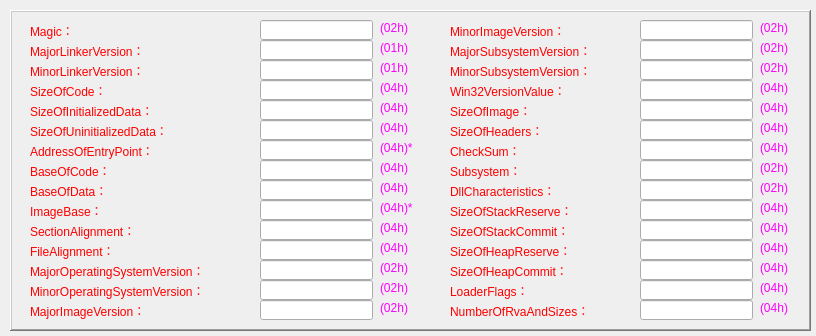
<?xml version="1.0" encoding="UTF-8"?>
<ui version="4.0">
 <class>QOptionalHeader</class>
 <widget class="QWidget" name="QOptionalHeader">
  <property name="geometry">
   <rect>
    <x>0</x>
    <y>0</y>
    <width>816</width>
    <height>336</height>
   </rect>
  </property>
  <property name="windowTitle">
   <string>[ IMAGE_OPTIONAL_HEADER (可选映像头) ]</string>
  </property>
  <widget class="QFrame" name="frame">
   <property name="geometry">
    <rect>
     <x>10</x>
     <y>10</y>
     <width>801</width>
     <height>321</height>
    </rect>
   </property>
   <property name="frameShape">
    <enum>QFrame::WinPanel</enum>
   </property>
   <property name="frameShadow">
    <enum>QFrame::Raised</enum>
   </property>
   <widget class="QLabel" name="label_60">
    <property name="geometry">
     <rect>
      <x>440</x>
      <y>30</y>
      <width>181</width>
      <height>21</height>
     </rect>
    </property>
    <property name="styleSheet">
     <string notr="true">color: rgb(255, 0, 0);
;
font: 12pt &quot;Roboto&quot;;</string>
    </property>
    <property name="text">
     <string>MajorSubsystemVersion：</string>
    </property>
   </widget>
   <widget class="QLabel" name="label_8">
    <property name="geometry">
     <rect>
      <x>20</x>
      <y>50</y>
      <width>141</width>
      <height>21</height>
     </rect>
    </property>
    <property name="styleSheet">
     <string notr="true">color: rgb(255, 0, 0);
;
font: 12pt &quot;Roboto&quot;;</string>
    </property>
    <property name="text">
     <string>MinorLinkerVersion：</string>
    </property>
   </widget>
   <widget class="QLineEdit" name="LoaderFlags">
    <property name="geometry">
     <rect>
      <x>630</x>
      <y>270</y>
      <width>113</width>
      <height>20</height>
     </rect>
    </property>
    <property name="readOnly">
     <bool>true</bool>
    </property>
   </widget>
   <widget class="QLabel" name="label_51">
    <property name="geometry">
     <rect>
      <x>440</x>
      <y>150</y>
      <width>101</width>
      <height>21</height>
     </rect>
    </property>
    <property name="styleSheet">
     <string notr="true">color: rgb(255, 0, 0);
;
font: 12pt &quot;Roboto&quot;;</string>
    </property>
    <property name="text">
     <string>Subsystem：</string>
    </property>
   </widget>
   <widget class="QLabel" name="label_26">
    <property name="geometry">
     <rect>
      <x>20</x>
      <y>290</y>
      <width>151</width>
      <height>21</height>
     </rect>
    </property>
    <property name="styleSheet">
     <string notr="true">color: rgb(255, 0, 0);
;
font: 12pt &quot;Roboto&quot;;</string>
    </property>
    <property name="text">
     <string>MajorImageVersion：</string>
    </property>
   </widget>
   <widget class="QLineEdit" name="FileAlignment">
    <property name="geometry">
     <rect>
      <x>250</x>
      <y>230</y>
      <width>113</width>
      <height>20</height>
     </rect>
    </property>
    <property name="readOnly">
     <bool>true</bool>
    </property>
   </widget>
   <widget class="QLabel" name="label_57">
    <property name="geometry">
     <rect>
      <x>440</x>
      <y>290</y>
      <width>171</width>
      <height>21</height>
     </rect>
    </property>
    <property name="styleSheet">
     <string notr="true">color: rgb(255, 0, 0);
;
font: 12pt &quot;Roboto&quot;;</string>
    </property>
    <property name="text">
     <string>NumberOfRvaAndSizes：</string>
    </property>
   </widget>
   <widget class="QLabel" name="label_12">
    <property name="geometry">
     <rect>
      <x>370</x>
      <y>150</y>
      <width>41</width>
      <height>16</height>
     </rect>
    </property>
    <property name="styleSheet">
     <string notr="true">font: 12pt &quot;Roboto&quot;;
color: rgb(255, 0, 255);</string>
    </property>
    <property name="text">
     <string>(04h)</string>
    </property>
   </widget>
   <widget class="QLabel" name="label_34">
    <property name="geometry">
     <rect>
      <x>440</x>
      <y>90</y>
      <width>101</width>
      <height>21</height>
     </rect>
    </property>
    <property name="styleSheet">
     <string notr="true">color: rgb(255, 0, 0);
;
font: 12pt &quot;Roboto&quot;;</string>
    </property>
    <property name="text">
     <string>SizeOfImage：</string>
    </property>
   </widget>
   <widget class="QLabel" name="label_17">
    <property name="geometry">
     <rect>
      <x>370</x>
      <y>170</y>
      <width>41</width>
      <height>16</height>
     </rect>
    </property>
    <property name="styleSheet">
     <string notr="true">font: 12pt &quot;Roboto&quot;;
color: rgb(255, 0, 255);</string>
    </property>
    <property name="text">
     <string>(04h)</string>
    </property>
   </widget>
   <widget class="QLabel" name="label_16">
    <property name="geometry">
     <rect>
      <x>20</x>
      <y>110</y>
      <width>181</width>
      <height>21</height>
     </rect>
    </property>
    <property name="styleSheet">
     <string notr="true">color: rgb(255, 0, 0);
;
font: 12pt &quot;Roboto&quot;;</string>
    </property>
    <property name="text">
     <string>SizeOfUninitializedData：</string>
    </property>
   </widget>
   <widget class="QLabel" name="label">
    <property name="geometry">
     <rect>
      <x>20</x>
      <y>10</y>
      <width>61</width>
      <height>21</height>
     </rect>
    </property>
    <property name="styleSheet">
     <string notr="true">color: rgb(255, 0, 0);
;
font: 12pt &quot;Roboto&quot;;</string>
    </property>
    <property name="text">
     <string>Magic：</string>
    </property>
   </widget>
   <widget class="QLineEdit" name="Subsystem">
    <property name="geometry">
     <rect>
      <x>630</x>
      <y>150</y>
      <width>113</width>
      <height>20</height>
     </rect>
    </property>
    <property name="readOnly">
     <bool>true</bool>
    </property>
   </widget>
   <widget class="QLabel" name="label_54">
    <property name="geometry">
     <rect>
      <x>440</x>
      <y>210</y>
      <width>151</width>
      <height>21</height>
     </rect>
    </property>
    <property name="styleSheet">
     <string notr="true">color: rgb(255, 0, 0);
;
font: 12pt &quot;Roboto&quot;;</string>
    </property>
    <property name="text">
     <string>SizeOfStackCommit：</string>
    </property>
   </widget>
   <widget class="QLineEdit" name="SizeOfCode">
    <property name="geometry">
     <rect>
      <x>250</x>
      <y>70</y>
      <width>113</width>
      <height>20</height>
     </rect>
    </property>
    <property name="readOnly">
     <bool>true</bool>
    </property>
   </widget>
   <widget class="QLineEdit" name="SizeOfStackReserve">
    <property name="geometry">
     <rect>
      <x>630</x>
      <y>190</y>
      <width>113</width>
      <height>20</height>
     </rect>
    </property>
    <property name="readOnly">
     <bool>true</bool>
    </property>
   </widget>
   <widget class="QLabel" name="label_33">
    <property name="geometry">
     <rect>
      <x>440</x>
      <y>110</y>
      <width>181</width>
      <height>21</height>
     </rect>
    </property>
    <property name="styleSheet">
     <string notr="true">color: rgb(255, 0, 0);
;
font: 12pt &quot;Roboto&quot;;</string>
    </property>
    <property name="text">
     <string>SizeOfHeaders：</string>
    </property>
   </widget>
   <widget class="QLabel" name="label_21">
    <property name="geometry">
     <rect>
      <x>370</x>
      <y>250</y>
      <width>41</width>
      <height>16</height>
     </rect>
    </property>
    <property name="styleSheet">
     <string notr="true">font: 12pt &quot;Roboto&quot;;
color: rgb(255, 0, 255);</string>
    </property>
    <property name="text">
     <string>(02h)</string>
    </property>
   </widget>
   <widget class="QLineEdit" name="MajorImageVersion">
    <property name="geometry">
     <rect>
      <x>250</x>
      <y>290</y>
      <width>113</width>
      <height>20</height>
     </rect>
    </property>
    <property name="readOnly">
     <bool>true</bool>
    </property>
   </widget>
   <widget class="QLineEdit" name="CheckSum">
    <property name="geometry">
     <rect>
      <x>630</x>
      <y>130</y>
      <width>113</width>
      <height>20</height>
     </rect>
    </property>
    <property name="readOnly">
     <bool>true</bool>
    </property>
   </widget>
   <widget class="QLineEdit" name="MinorSubsystemVersion">
    <property name="geometry">
     <rect>
      <x>630</x>
      <y>50</y>
      <width>113</width>
      <height>20</height>
     </rect>
    </property>
    <property name="readOnly">
     <bool>true</bool>
    </property>
   </widget>
   <widget class="QLabel" name="label_47">
    <property name="geometry">
     <rect>
      <x>750</x>
      <y>150</y>
      <width>41</width>
      <height>16</height>
     </rect>
    </property>
    <property name="styleSheet">
     <string notr="true">font: 12pt &quot;Roboto&quot;;
color: rgb(255, 0, 255);</string>
    </property>
    <property name="text">
     <string>(02h)</string>
    </property>
   </widget>
   <widget class="QLineEdit" name="MinorImageVersion">
    <property name="geometry">
     <rect>
      <x>630</x>
      <y>10</y>
      <width>113</width>
      <height>20</height>
     </rect>
    </property>
    <property name="readOnly">
     <bool>true</bool>
    </property>
   </widget>
   <widget class="QLineEdit" name="MajorLinkerVersion">
    <property name="geometry">
     <rect>
      <x>250</x>
      <y>30</y>
      <width>113</width>
      <height>20</height>
     </rect>
    </property>
    <property name="readOnly">
     <bool>true</bool>
    </property>
   </widget>
   <widget class="QLineEdit" name="BaseOfCode">
    <property name="geometry">
     <rect>
      <x>250</x>
      <y>150</y>
      <width>113</width>
      <height>20</height>
     </rect>
    </property>
    <property name="readOnly">
     <bool>true</bool>
    </property>
   </widget>
   <widget class="QLabel" name="label_59">
    <property name="geometry">
     <rect>
      <x>750</x>
      <y>170</y>
      <width>41</width>
      <height>16</height>
     </rect>
    </property>
    <property name="styleSheet">
     <string notr="true">font: 12pt &quot;Roboto&quot;;
color: rgb(255, 0, 255);</string>
    </property>
    <property name="text">
     <string>(02h)</string>
    </property>
   </widget>
   <widget class="QLineEdit" name="SectionAlignment">
    <property name="geometry">
     <rect>
      <x>250</x>
      <y>210</y>
      <width>113</width>
      <height>20</height>
     </rect>
    </property>
    <property name="readOnly">
     <bool>true</bool>
    </property>
   </widget>
   <widget class="QLabel" name="label_23">
    <property name="geometry">
     <rect>
      <x>20</x>
      <y>170</y>
      <width>101</width>
      <height>21</height>
     </rect>
    </property>
    <property name="styleSheet">
     <string notr="true">color: rgb(255, 0, 0);
;
font: 12pt &quot;Roboto&quot;;</string>
    </property>
    <property name="text">
     <string>BaseOfData：</string>
    </property>
   </widget>
   <widget class="QLabel" name="label_39">
    <property name="geometry">
     <rect>
      <x>750</x>
      <y>30</y>
      <width>41</width>
      <height>16</height>
     </rect>
    </property>
    <property name="styleSheet">
     <string notr="true">font: 12pt &quot;Roboto&quot;;
color: rgb(255, 0, 255);</string>
    </property>
    <property name="text">
     <string>(02h)</string>
    </property>
   </widget>
   <widget class="QLineEdit" name="SizeOfInitializedData">
    <property name="geometry">
     <rect>
      <x>250</x>
      <y>90</y>
      <width>113</width>
      <height>20</height>
     </rect>
    </property>
    <property name="readOnly">
     <bool>true</bool>
    </property>
   </widget>
   <widget class="QLineEdit" name="SizeOfImage">
    <property name="geometry">
     <rect>
      <x>630</x>
      <y>90</y>
      <width>113</width>
      <height>20</height>
     </rect>
    </property>
    <property name="readOnly">
     <bool>true</bool>
    </property>
   </widget>
   <widget class="QLabel" name="label_25">
    <property name="geometry">
     <rect>
      <x>370</x>
      <y>290</y>
      <width>41</width>
      <height>16</height>
     </rect>
    </property>
    <property name="styleSheet">
     <string notr="true">font: 12pt &quot;Roboto&quot;;
color: rgb(255, 0, 255);</string>
    </property>
    <property name="text">
     <string>(02h)</string>
    </property>
   </widget>
   <widget class="QLabel" name="label_3">
    <property name="geometry">
     <rect>
      <x>370</x>
      <y>30</y>
      <width>41</width>
      <height>16</height>
     </rect>
    </property>
    <property name="styleSheet">
     <string notr="true">font: 12pt &quot;Roboto&quot;;
color: rgb(255, 0, 255);</string>
    </property>
    <property name="text">
     <string>(01h)</string>
    </property>
   </widget>
   <widget class="QLabel" name="label_37">
    <property name="geometry">
     <rect>
      <x>750</x>
      <y>290</y>
      <width>41</width>
      <height>16</height>
     </rect>
    </property>
    <property name="styleSheet">
     <string notr="true">font: 12pt &quot;Roboto&quot;;
color: rgb(255, 0, 255);</string>
    </property>
    <property name="text">
     <string>(04h)</string>
    </property>
   </widget>
   <widget class="QLabel" name="label_4">
    <property name="geometry">
     <rect>
      <x>20</x>
      <y>30</y>
      <width>141</width>
      <height>21</height>
     </rect>
    </property>
    <property name="styleSheet">
     <string notr="true">color: rgb(255, 0, 0);
;
font: 12pt &quot;Roboto&quot;;</string>
    </property>
    <property name="text">
     <string>MajorLinkerVersion：</string>
    </property>
   </widget>
   <widget class="QLabel" name="label_11">
    <property name="geometry">
     <rect>
      <x>370</x>
      <y>90</y>
      <width>41</width>
      <height>16</height>
     </rect>
    </property>
    <property name="styleSheet">
     <string notr="true">font: 12pt &quot;Roboto&quot;;
color: rgb(255, 0, 255);</string>
    </property>
    <property name="text">
     <string>(04h)</string>
    </property>
   </widget>
   <widget class="QLineEdit" name="SizeOfHeaders">
    <property name="geometry">
     <rect>
      <x>630</x>
      <y>110</y>
      <width>113</width>
      <height>20</height>
     </rect>
    </property>
    <property name="readOnly">
     <bool>true</bool>
    </property>
   </widget>
   <widget class="QLabel" name="label_5">
    <property name="geometry">
     <rect>
      <x>20</x>
      <y>70</y>
      <width>101</width>
      <height>21</height>
     </rect>
    </property>
    <property name="styleSheet">
     <string notr="true">color: rgb(255, 0, 0);
;
font: 12pt &quot;Roboto&quot;;</string>
    </property>
    <property name="text">
     <string>SizeOfCode：</string>
    </property>
   </widget>
   <widget class="QLabel" name="label_9">
    <property name="geometry">
     <rect>
      <x>20</x>
      <y>130</y>
      <width>161</width>
      <height>21</height>
     </rect>
    </property>
    <property name="styleSheet">
     <string notr="true">color: rgb(255, 0, 0);
;
font: 12pt &quot;Roboto&quot;;</string>
    </property>
    <property name="text">
     <string>AddressOfEntryPoint：</string>
    </property>
   </widget>
   <widget class="QLabel" name="label_28">
    <property name="geometry">
     <rect>
      <x>20</x>
      <y>190</y>
      <width>101</width>
      <height>21</height>
     </rect>
    </property>
    <property name="styleSheet">
     <string notr="true">color: rgb(255, 0, 0);
;
font: 12pt &quot;Roboto&quot;;</string>
    </property>
    <property name="text">
     <string>ImageBase：</string>
    </property>
   </widget>
   <widget class="QLabel" name="label_10">
    <property name="geometry">
     <rect>
      <x>370</x>
      <y>110</y>
      <width>41</width>
      <height>16</height>
     </rect>
    </property>
    <property name="styleSheet">
     <string notr="true">font: 12pt &quot;Roboto&quot;;
color: rgb(255, 0, 255);</string>
    </property>
    <property name="text">
     <string>(04h)</string>
    </property>
   </widget>
   <widget class="QLabel" name="label_24">
    <property name="geometry">
     <rect>
      <x>370</x>
      <y>190</y>
      <width>51</width>
      <height>16</height>
     </rect>
    </property>
    <property name="styleSheet">
     <string notr="true">font: 12pt &quot;Roboto&quot;;
color: rgb(255, 0, 255);</string>
    </property>
    <property name="text">
     <string>(04h)*</string>
    </property>
   </widget>
   <widget class="QLabel" name="label_14">
    <property name="geometry">
     <rect>
      <x>370</x>
      <y>130</y>
      <width>51</width>
      <height>16</height>
     </rect>
    </property>
    <property name="styleSheet">
     <string notr="true">font: 12pt &quot;Roboto&quot;;
color: rgb(255, 0, 255);</string>
    </property>
    <property name="text">
     <string>(04h)*</string>
    </property>
   </widget>
   <widget class="QLabel" name="label_53">
    <property name="geometry">
     <rect>
      <x>750</x>
      <y>190</y>
      <width>41</width>
      <height>16</height>
     </rect>
    </property>
    <property name="styleSheet">
     <string notr="true">font: 12pt &quot;Roboto&quot;;
color: rgb(255, 0, 255);</string>
    </property>
    <property name="text">
     <string>(04h)</string>
    </property>
   </widget>
   <widget class="QLineEdit" name="SizeOfHeapCommit">
    <property name="geometry">
     <rect>
      <x>630</x>
      <y>250</y>
      <width>113</width>
      <height>20</height>
     </rect>
    </property>
    <property name="readOnly">
     <bool>true</bool>
    </property>
   </widget>
   <widget class="QLabel" name="label_38">
    <property name="geometry">
     <rect>
      <x>440</x>
      <y>250</y>
      <width>161</width>
      <height>21</height>
     </rect>
    </property>
    <property name="styleSheet">
     <string notr="true">color: rgb(255, 0, 0);
;
font: 12pt &quot;Roboto&quot;;</string>
    </property>
    <property name="text">
     <string>SizeOfHeapCommit：</string>
    </property>
   </widget>
   <widget class="QLabel" name="label_40">
    <property name="geometry">
     <rect>
      <x>750</x>
      <y>50</y>
      <width>41</width>
      <height>16</height>
     </rect>
    </property>
    <property name="styleSheet">
     <string notr="true">font: 12pt &quot;Roboto&quot;;
color: rgb(255, 0, 255);</string>
    </property>
    <property name="text">
     <string>(02h)</string>
    </property>
   </widget>
   <widget class="QLabel" name="label_49">
    <property name="geometry">
     <rect>
      <x>750</x>
      <y>250</y>
      <width>41</width>
      <height>16</height>
     </rect>
    </property>
    <property name="styleSheet">
     <string notr="true">font: 12pt &quot;Roboto&quot;;
color: rgb(255, 0, 255);</string>
    </property>
    <property name="text">
     <string>(04h)</string>
    </property>
   </widget>
   <widget class="QLabel" name="label_46">
    <property name="geometry">
     <rect>
      <x>750</x>
      <y>110</y>
      <width>41</width>
      <height>16</height>
     </rect>
    </property>
    <property name="styleSheet">
     <string notr="true">font: 12pt &quot;Roboto&quot;;
color: rgb(255, 0, 255);</string>
    </property>
    <property name="text">
     <string>(04h)</string>
    </property>
   </widget>
   <widget class="QLabel" name="label_27">
    <property name="geometry">
     <rect>
      <x>370</x>
      <y>230</y>
      <width>41</width>
      <height>16</height>
     </rect>
    </property>
    <property name="styleSheet">
     <string notr="true">font: 12pt &quot;Roboto&quot;;
color: rgb(255, 0, 255);</string>
    </property>
    <property name="text">
     <string>(04h)</string>
    </property>
   </widget>
   <widget class="QLineEdit" name="ImageBase">
    <property name="geometry">
     <rect>
      <x>250</x>
      <y>190</y>
      <width>113</width>
      <height>20</height>
     </rect>
    </property>
    <property name="readOnly">
     <bool>true</bool>
    </property>
   </widget>
   <widget class="QLineEdit" name="Win32VersionValue">
    <property name="geometry">
     <rect>
      <x>630</x>
      <y>70</y>
      <width>113</width>
      <height>20</height>
     </rect>
    </property>
    <property name="readOnly">
     <bool>true</bool>
    </property>
   </widget>
   <widget class="QLineEdit" name="SizeOfHeapReserve">
    <property name="geometry">
     <rect>
      <x>630</x>
      <y>230</y>
      <width>113</width>
      <height>20</height>
     </rect>
    </property>
    <property name="readOnly">
     <bool>true</bool>
    </property>
   </widget>
   <widget class="QLabel" name="label_22">
    <property name="geometry">
     <rect>
      <x>20</x>
      <y>230</y>
      <width>111</width>
      <height>21</height>
     </rect>
    </property>
    <property name="styleSheet">
     <string notr="true">color: rgb(255, 0, 0);
;
font: 12pt &quot;Roboto&quot;;</string>
    </property>
    <property name="text">
     <string>FileAlignment：</string>
    </property>
   </widget>
   <widget class="QLabel" name="label_44">
    <property name="geometry">
     <rect>
      <x>440</x>
      <y>130</y>
      <width>91</width>
      <height>21</height>
     </rect>
    </property>
    <property name="styleSheet">
     <string notr="true">color: rgb(255, 0, 0);
;
font: 12pt &quot;Roboto&quot;;</string>
    </property>
    <property name="text">
     <string>CheckSum：</string>
    </property>
   </widget>
   <widget class="QLabel" name="label_55">
    <property name="geometry">
     <rect>
      <x>440</x>
      <y>70</y>
      <width>151</width>
      <height>21</height>
     </rect>
    </property>
    <property name="styleSheet">
     <string notr="true">color: rgb(255, 0, 0);
;
font: 12pt &quot;Roboto&quot;;</string>
    </property>
    <property name="text">
     <string>Win32VersionValue：</string>
    </property>
   </widget>
   <widget class="QLabel" name="label_32">
    <property name="geometry">
     <rect>
      <x>440</x>
      <y>230</y>
      <width>151</width>
      <height>21</height>
     </rect>
    </property>
    <property name="styleSheet">
     <string notr="true">color: rgb(255, 0, 0);
;
font: 12pt &quot;Roboto&quot;;</string>
    </property>
    <property name="text">
     <string>SizeOfHeapReserve：</string>
    </property>
   </widget>
   <widget class="QLabel" name="label_52">
    <property name="geometry">
     <rect>
      <x>440</x>
      <y>50</y>
      <width>181</width>
      <height>21</height>
     </rect>
    </property>
    <property name="styleSheet">
     <string notr="true">color: rgb(255, 0, 0);
;
font: 12pt &quot;Roboto&quot;;</string>
    </property>
    <property name="text">
     <string>MinorSubsystemVersion：</string>
    </property>
   </widget>
   <widget class="QLabel" name="label_35">
    <property name="geometry">
     <rect>
      <x>440</x>
      <y>190</y>
      <width>151</width>
      <height>21</height>
     </rect>
    </property>
    <property name="styleSheet">
     <string notr="true">color: rgb(255, 0, 0);
;
font: 12pt &quot;Roboto&quot;;</string>
    </property>
    <property name="text">
     <string>SizeOfStackReserve：</string>
    </property>
   </widget>
   <widget class="QLabel" name="label_29">
    <property name="geometry">
     <rect>
      <x>370</x>
      <y>210</y>
      <width>41</width>
      <height>16</height>
     </rect>
    </property>
    <property name="styleSheet">
     <string notr="true">font: 12pt &quot;Roboto&quot;;
color: rgb(255, 0, 255);</string>
    </property>
    <property name="text">
     <string>(04h)</string>
    </property>
   </widget>
   <widget class="QLabel" name="label_30">
    <property name="geometry">
     <rect>
      <x>20</x>
      <y>250</y>
      <width>221</width>
      <height>21</height>
     </rect>
    </property>
    <property name="styleSheet">
     <string notr="true">color: rgb(255, 0, 0);
;
font: 12pt &quot;Roboto&quot;;</string>
    </property>
    <property name="text">
     <string>MajorOperatingSystemVersion：</string>
    </property>
   </widget>
   <widget class="QLineEdit" name="SizeOfStackCommit">
    <property name="geometry">
     <rect>
      <x>630</x>
      <y>210</y>
      <width>113</width>
      <height>20</height>
     </rect>
    </property>
    <property name="readOnly">
     <bool>true</bool>
    </property>
   </widget>
   <widget class="QLineEdit" name="AddressOfEntryPoint">
    <property name="geometry">
     <rect>
      <x>250</x>
      <y>130</y>
      <width>113</width>
      <height>20</height>
     </rect>
    </property>
    <property name="readOnly">
     <bool>true</bool>
    </property>
   </widget>
   <widget class="QLabel" name="label_50">
    <property name="geometry">
     <rect>
      <x>750</x>
      <y>230</y>
      <width>41</width>
      <height>16</height>
     </rect>
    </property>
    <property name="styleSheet">
     <string notr="true">font: 12pt &quot;Roboto&quot;;
color: rgb(255, 0, 255);</string>
    </property>
    <property name="text">
     <string>(04h)</string>
    </property>
   </widget>
   <widget class="QLabel" name="label_56">
    <property name="geometry">
     <rect>
      <x>750</x>
      <y>130</y>
      <width>41</width>
      <height>16</height>
     </rect>
    </property>
    <property name="styleSheet">
     <string notr="true">font: 12pt &quot;Roboto&quot;;
color: rgb(255, 0, 255);</string>
    </property>
    <property name="text">
     <string>(04h)</string>
    </property>
   </widget>
   <widget class="QLineEdit" name="DllCharacteristics">
    <property name="geometry">
     <rect>
      <x>630</x>
      <y>170</y>
      <width>113</width>
      <height>20</height>
     </rect>
    </property>
    <property name="readOnly">
     <bool>true</bool>
    </property>
   </widget>
   <widget class="QLabel" name="label_41">
    <property name="geometry">
     <rect>
      <x>750</x>
      <y>70</y>
      <width>41</width>
      <height>16</height>
     </rect>
    </property>
    <property name="styleSheet">
     <string notr="true">font: 12pt &quot;Roboto&quot;;
color: rgb(255, 0, 255);</string>
    </property>
    <property name="text">
     <string>(04h)</string>
    </property>
   </widget>
   <widget class="QLabel" name="label_20">
    <property name="geometry">
     <rect>
      <x>20</x>
      <y>270</y>
      <width>221</width>
      <height>21</height>
     </rect>
    </property>
    <property name="styleSheet">
     <string notr="true">color: rgb(255, 0, 0);
;
font: 12pt &quot;Roboto&quot;;</string>
    </property>
    <property name="text">
     <string>MinorOperatingSystemVersion：</string>
    </property>
   </widget>
   <widget class="QLabel" name="label_42">
    <property name="geometry">
     <rect>
      <x>440</x>
      <y>10</y>
      <width>161</width>
      <height>21</height>
     </rect>
    </property>
    <property name="styleSheet">
     <string notr="true">color: rgb(255, 0, 0);
;
font: 12pt &quot;Roboto&quot;;</string>
    </property>
    <property name="text">
     <string>MinorImageVersion：</string>
    </property>
   </widget>
   <widget class="QLabel" name="label_48">
    <property name="geometry">
     <rect>
      <x>750</x>
      <y>270</y>
      <width>41</width>
      <height>16</height>
     </rect>
    </property>
    <property name="styleSheet">
     <string notr="true">font: 12pt &quot;Roboto&quot;;
color: rgb(255, 0, 255);</string>
    </property>
    <property name="text">
     <string>(04h)</string>
    </property>
   </widget>
   <widget class="QLineEdit" name="MinorLinkerVersion">
    <property name="geometry">
     <rect>
      <x>250</x>
      <y>50</y>
      <width>113</width>
      <height>20</height>
     </rect>
    </property>
    <property name="readOnly">
     <bool>true</bool>
    </property>
   </widget>
   <widget class="QLineEdit" name="BaseOfData">
    <property name="geometry">
     <rect>
      <x>250</x>
      <y>170</y>
      <width>113</width>
      <height>20</height>
     </rect>
    </property>
    <property name="readOnly">
     <bool>true</bool>
    </property>
   </widget>
   <widget class="QLabel" name="label_6">
    <property name="geometry">
     <rect>
      <x>370</x>
      <y>70</y>
      <width>41</width>
      <height>16</height>
     </rect>
    </property>
    <property name="styleSheet">
     <string notr="true">font: 12pt &quot;Roboto&quot;;
color: rgb(255, 0, 255);</string>
    </property>
    <property name="text">
     <string>(04h)</string>
    </property>
   </widget>
   <widget class="QLineEdit" name="MinorOperatingSystemVersion">
    <property name="geometry">
     <rect>
      <x>250</x>
      <y>270</y>
      <width>113</width>
      <height>20</height>
     </rect>
    </property>
    <property name="readOnly">
     <bool>true</bool>
    </property>
   </widget>
   <widget class="QLabel" name="label_58">
    <property name="geometry">
     <rect>
      <x>440</x>
      <y>270</y>
      <width>101</width>
      <height>21</height>
     </rect>
    </property>
    <property name="styleSheet">
     <string notr="true">color: rgb(255, 0, 0);
;
font: 12pt &quot;Roboto&quot;;</string>
    </property>
    <property name="text">
     <string>LoaderFlags：</string>
    </property>
   </widget>
   <widget class="QLineEdit" name="SizeOfUninitializedData">
    <property name="geometry">
     <rect>
      <x>250</x>
      <y>110</y>
      <width>113</width>
      <height>20</height>
     </rect>
    </property>
    <property name="readOnly">
     <bool>true</bool>
    </property>
   </widget>
   <widget class="QLineEdit" name="MajorSubsystemVersion">
    <property name="geometry">
     <rect>
      <x>630</x>
      <y>30</y>
      <width>113</width>
      <height>20</height>
     </rect>
    </property>
    <property name="readOnly">
     <bool>true</bool>
    </property>
   </widget>
   <widget class="QLabel" name="label_2">
    <property name="geometry">
     <rect>
      <x>370</x>
      <y>10</y>
      <width>41</width>
      <height>16</height>
     </rect>
    </property>
    <property name="styleSheet">
     <string notr="true">font: 12pt &quot;Roboto&quot;;
color: rgb(255, 0, 255);</string>
    </property>
    <property name="text">
     <string>(02h)</string>
    </property>
   </widget>
   <widget class="QLabel" name="label_15">
    <property name="geometry">
     <rect>
      <x>20</x>
      <y>150</y>
      <width>101</width>
      <height>21</height>
     </rect>
    </property>
    <property name="styleSheet">
     <string notr="true">color: rgb(255, 0, 0);
;
font: 12pt &quot;Roboto&quot;;</string>
    </property>
    <property name="text">
     <string>BaseOfCode：</string>
    </property>
   </widget>
   <widget class="QLineEdit" name="NumberOfRvaAndSizes">
    <property name="geometry">
     <rect>
      <x>630</x>
      <y>290</y>
      <width>113</width>
      <height>20</height>
     </rect>
    </property>
    <property name="readOnly">
     <bool>true</bool>
    </property>
   </widget>
   <widget class="QLabel" name="label_31">
    <property name="geometry">
     <rect>
      <x>750</x>
      <y>90</y>
      <width>41</width>
      <height>16</height>
     </rect>
    </property>
    <property name="styleSheet">
     <string notr="true">font: 12pt &quot;Roboto&quot;;
color: rgb(255, 0, 255);</string>
    </property>
    <property name="text">
     <string>(04h)</string>
    </property>
   </widget>
   <widget class="QLabel" name="label_43">
    <property name="geometry">
     <rect>
      <x>750</x>
      <y>10</y>
      <width>41</width>
      <height>16</height>
     </rect>
    </property>
    <property name="styleSheet">
     <string notr="true">font: 12pt &quot;Roboto&quot;;
color: rgb(255, 0, 255);</string>
    </property>
    <property name="text">
     <string>(02h)</string>
    </property>
   </widget>
   <widget class="QLabel" name="label_13">
    <property name="geometry">
     <rect>
      <x>20</x>
      <y>90</y>
      <width>161</width>
      <height>21</height>
     </rect>
    </property>
    <property name="styleSheet">
     <string notr="true">color: rgb(255, 0, 0);
;
font: 12pt &quot;Roboto&quot;;</string>
    </property>
    <property name="text">
     <string>SizeOfInitializedData：</string>
    </property>
   </widget>
   <widget class="QLabel" name="label_18">
    <property name="geometry">
     <rect>
      <x>20</x>
      <y>210</y>
      <width>141</width>
      <height>21</height>
     </rect>
    </property>
    <property name="styleSheet">
     <string notr="true">color: rgb(255, 0, 0);
;
font: 12pt &quot;Roboto&quot;;</string>
    </property>
    <property name="text">
     <string>SectionAlignment：</string>
    </property>
   </widget>
   <widget class="QLabel" name="label_7">
    <property name="geometry">
     <rect>
      <x>370</x>
      <y>50</y>
      <width>41</width>
      <height>16</height>
     </rect>
    </property>
    <property name="styleSheet">
     <string notr="true">font: 12pt &quot;Roboto&quot;;
color: rgb(255, 0, 255);</string>
    </property>
    <property name="text">
     <string>(01h)</string>
    </property>
   </widget>
   <widget class="QLineEdit" name="Magic">
    <property name="geometry">
     <rect>
      <x>250</x>
      <y>10</y>
      <width>113</width>
      <height>20</height>
     </rect>
    </property>
    <property name="readOnly">
     <bool>true</bool>
    </property>
   </widget>
   <widget class="QLabel" name="label_36">
    <property name="geometry">
     <rect>
      <x>750</x>
      <y>210</y>
      <width>41</width>
      <height>16</height>
     </rect>
    </property>
    <property name="styleSheet">
     <string notr="true">font: 12pt &quot;Roboto&quot;;
color: rgb(255, 0, 255);</string>
    </property>
    <property name="text">
     <string>(04h)</string>
    </property>
   </widget>
   <widget class="QLabel" name="label_45">
    <property name="geometry">
     <rect>
      <x>440</x>
      <y>170</y>
      <width>131</width>
      <height>21</height>
     </rect>
    </property>
    <property name="styleSheet">
     <string notr="true">color: rgb(255, 0, 0);
;
font: 12pt &quot;Roboto&quot;;</string>
    </property>
    <property name="text">
     <string>DllCharacteristics：</string>
    </property>
   </widget>
   <widget class="QLineEdit" name="MajorOperatingSystemVersion">
    <property name="geometry">
     <rect>
      <x>250</x>
      <y>250</y>
      <width>113</width>
      <height>20</height>
     </rect>
    </property>
    <property name="readOnly">
     <bool>true</bool>
    </property>
   </widget>
   <widget class="QLabel" name="label_19">
    <property name="geometry">
     <rect>
      <x>370</x>
      <y>270</y>
      <width>41</width>
      <height>16</height>
     </rect>
    </property>
    <property name="styleSheet">
     <string notr="true">font: 12pt &quot;Roboto&quot;;
color: rgb(255, 0, 255);</string>
    </property>
    <property name="text">
     <string>(02h)</string>
    </property>
   </widget>
  </widget>
 </widget>
 <layoutdefault spacing="6" margin="11"/>
 <resources/>
 <connections/>
</ui>
